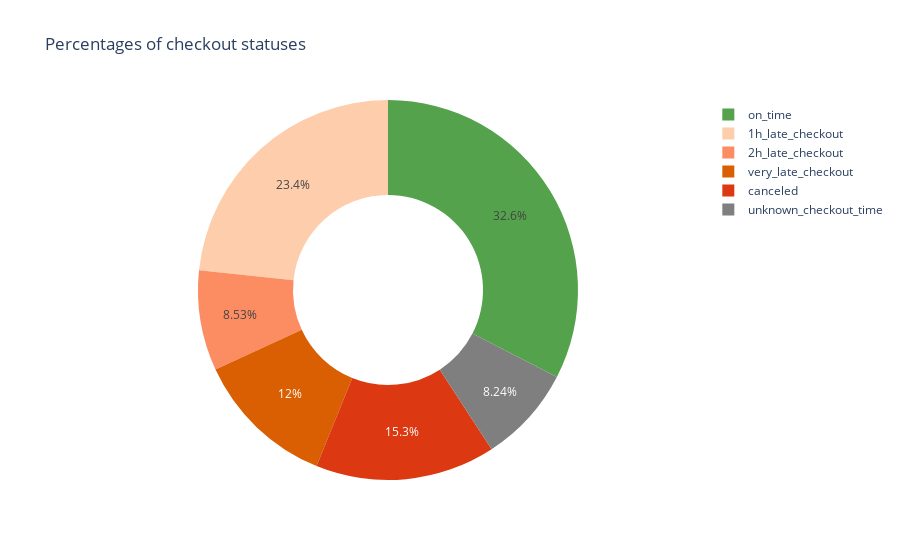

This figure's notebook cell:
### Code cell
fig = go.Figure(
    data=[go.Pie(
        labels=df_status['detailed_state'],
        values=df_status['proportion'],
        sort=False, 
        hole = .5)
    ])
fig.update_layout(
        title = go.layout.Title(text = "Percentages of checkout statuses"))
fig.update_traces(marker=dict(colors=['#54A24B', 'RGB(253, 205, 172)', 'RGB(252, 141, 98)', 'RGB(217, 95, 2)',  '#DC3912','#7F7F7F']))
fig.show()

### Figure 1 — Plotly figure (JSON) as saved in the notebook; plotly's stock layout.template omitted (floating-point values rounded to 4 significant figures)
{"data": [{"hole": 0.5, "labels": ["on_time", "1h_late_checkout", "2h_late_checkout", "very_late_checkout", "canceled", "unknown_checkout_time"], "marker": {"colors": ["#54A24B", "RGB(253, 205, 172)", "RGB(252, 141, 98)", "RGB(217, 95, 2)", "#DC3912", "#7F7F7F"]}, "sort": false, "type": "pie", "values": [0.3258, 0.2335, 0.08531, 0.1198, 0.1532, 0.08245]}], "layout": {"title": {"text": "Percentages of checkout statuses"}}}
